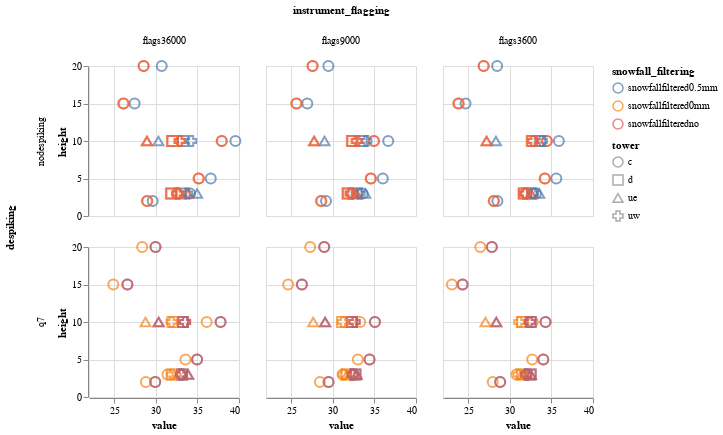

Notebook code cell kept with this figure:
### Code cell
alt.Chart(totals_df).mark_point(size=100).encode(
    alt.X('value:Q').scale(zero=False),
    alt.Y('height:Q'),
    alt.Shape('tower:N'),
    alt.Column('instrument_flagging').sort(['flags36000', 'flags9000', 'flags3600']),
    alt.Row('despiking'),
    alt.Color('snowfall_filtering')
).properties(width=150, height = 150)

### Figure 1 — Vega-Lite specification as saved in the notebook (floating-point values rounded to 4 significant figures; data arrays with more than 128 entries replaced by an {"elided": "..."} marker saying what was removed)
{"config": {"view": {"continuousWidth": 300, "continuousHeight": 300}}, "data": {"name": "data-5a3f699d6761fcf514e6376a006ece8f"}, "mark": {"type": "point", "size": 100}, "encoding": {"color": {"field": "snowfall_filtering", "type": "nominal"}, "column": {"field": "instrument_flagging", "sort": ["flags36000", "flags9000", "flags3600"], "type": "nominal"}, "row": {"field": "despiking", "type": "nominal"}, "shape": {"field": "tower", "type": "nominal"}, "x": {"field": "value", "scale": {"zero": false}, "type": "quantitative"}, "y": {"field": "height", "type": "quantitative"}}, "height": 150, "width": 150, "$schema": "https://vega.github.io/schema/vega-lite/v5.20.1.json", "datasets": {"data-5a3f699d6761fcf514e6376a006ece8f": {"elided": "216 records"}}}
